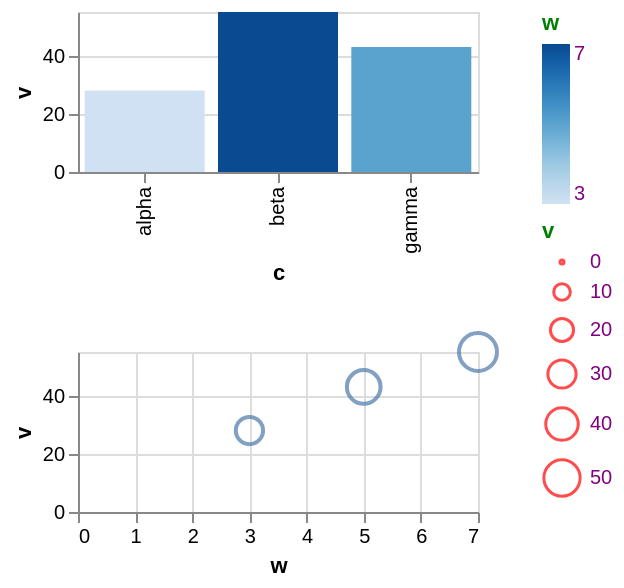

Write the Vega-Lite specification saved for this chart.
### Vega-Lite specification from a JSON file in a GitHub repository (floating-point values rounded to 4 significant figures)
{"$schema": "https://vega.github.io/schema/vega-lite/v6.json", "description": "A legend keeps only the words its own kind understands, and the test is the property name's **prefix**: `if ((legendType === 'gradient' && property.startsWith('symbol')) || (legendType === 'symbol' && property.startsWith('gradient'))) { continue; }`. A ramp has no symbols to colour and a row of swatches has no ramp, so the settings of the other kind are dropped where they are *read* rather than ignored where they are drawn. Written through, as this compiler wrote them, Vega is handed a legend carrying instructions for the kind it is not. The first row is a gradient legend — a quantitative colour — given both a `symbolFillColor` it must lose and a `gradientStrokeColor` it must keep. The second is a symbol legend — a size — given the same pair the other way about. Each row therefore has a must-not-change half built into it: the rule is a prefix test, not a list, so a property that merely *contains* the other kind's name is untouched, which is why `titleColor` and `labelColor` survive on both.", "data": {"values": [{"c": "alpha", "v": 28, "w": 3}, {"c": "beta", "v": 55, "w": 7}, {"c": "gamma", "v": 43, "w": 5}]}, "vconcat": [{"width": 200, "height": 80, "mark": "bar", "encoding": {"x": {"field": "c", "type": "nominal"}, "y": {"field": "v", "type": "quantitative"}, "color": {"field": "w", "type": "quantitative", "legend": {"symbolFillColor": "aliceblue", "symbolStrokeColor": "red", "gradientStrokeColor": "blue", "gradientThickness": 14, "titleColor": "green", "labelColor": "purple"}}}}, {"width": 200, "height": 80, "mark": "point", "encoding": {"x": {"field": "w", "type": "quantitative"}, "y": {"field": "v", "type": "quantitative"}, "size": {"field": "v", "type": "quantitative", "legend": {"symbolFillColor": "aliceblue", "symbolStrokeColor": "red", "gradientStrokeColor": "blue", "gradientThickness": 14, "titleColor": "green", "labelColor": "purple"}}}}]}
